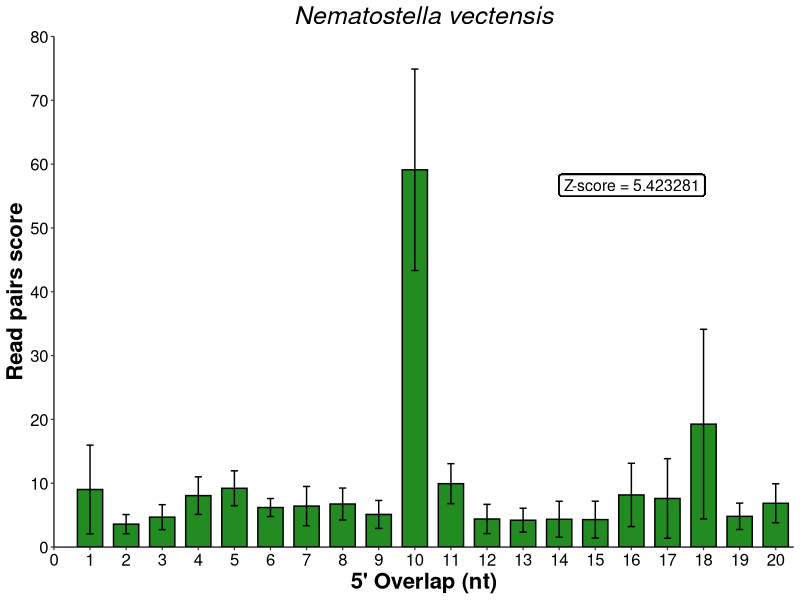
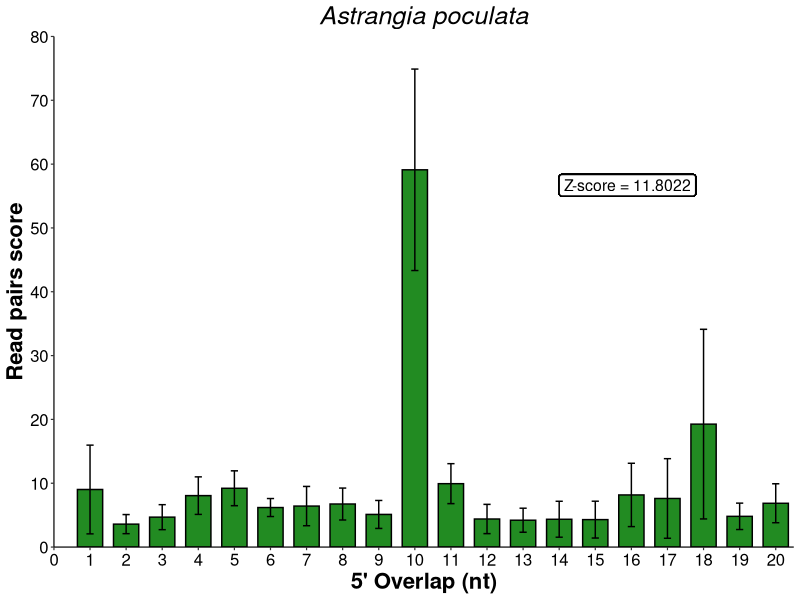
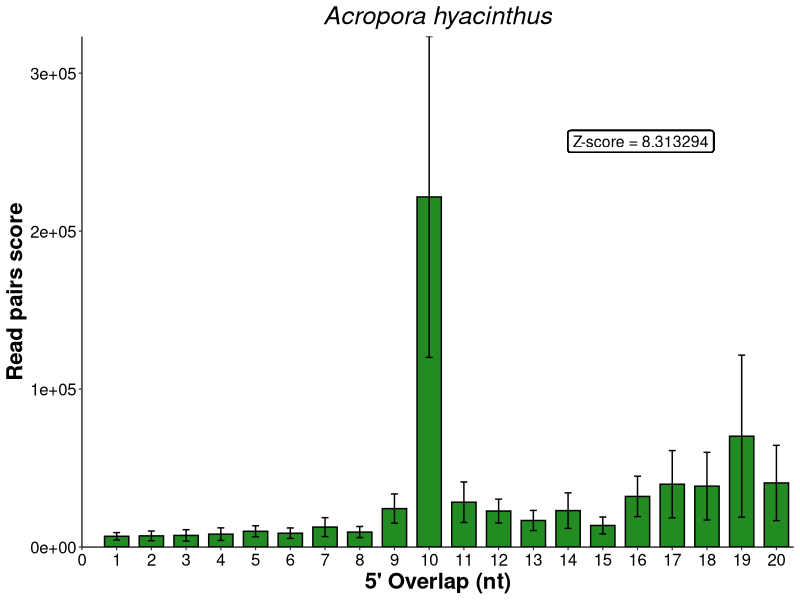
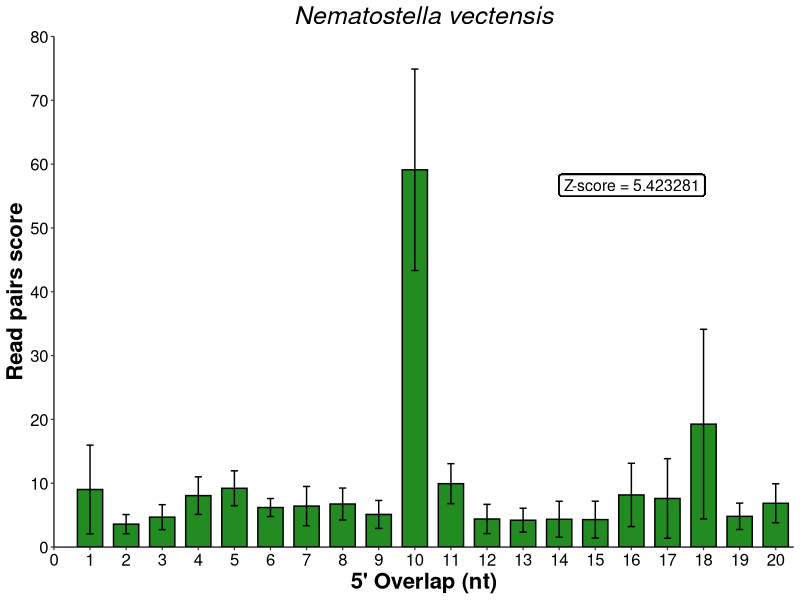
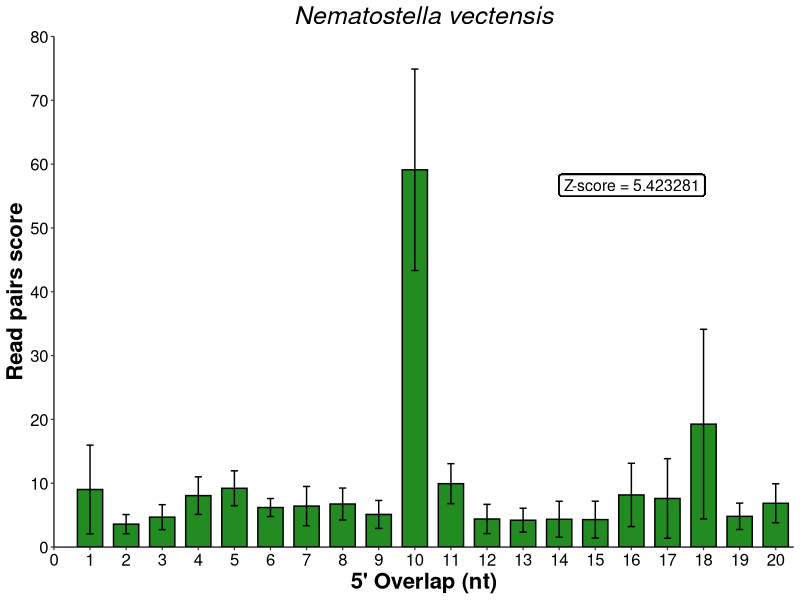
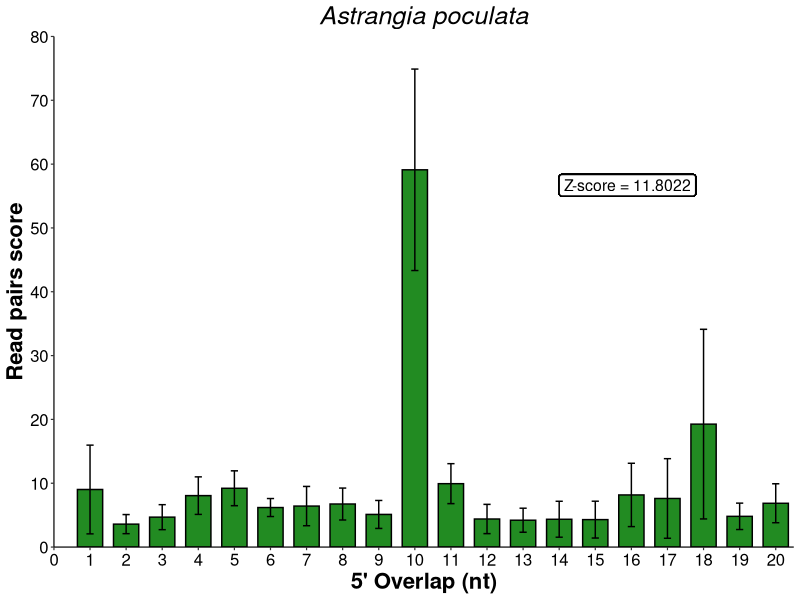
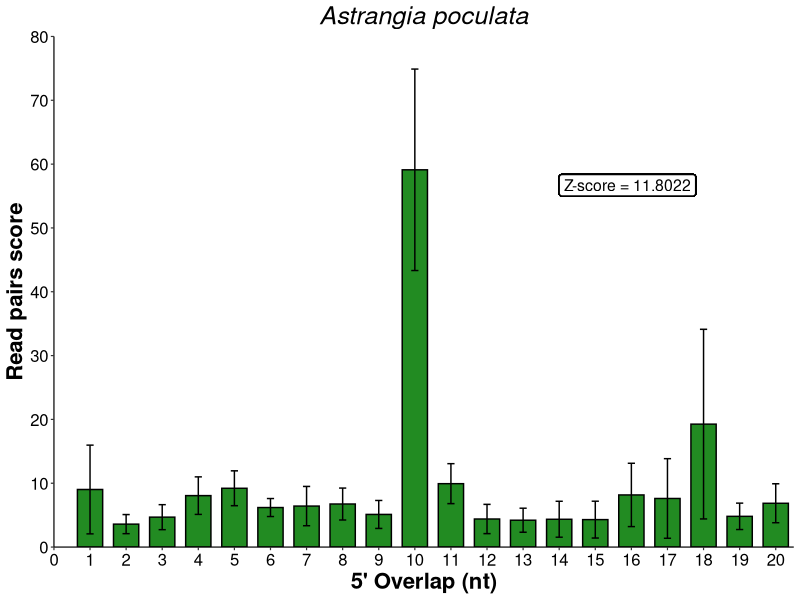
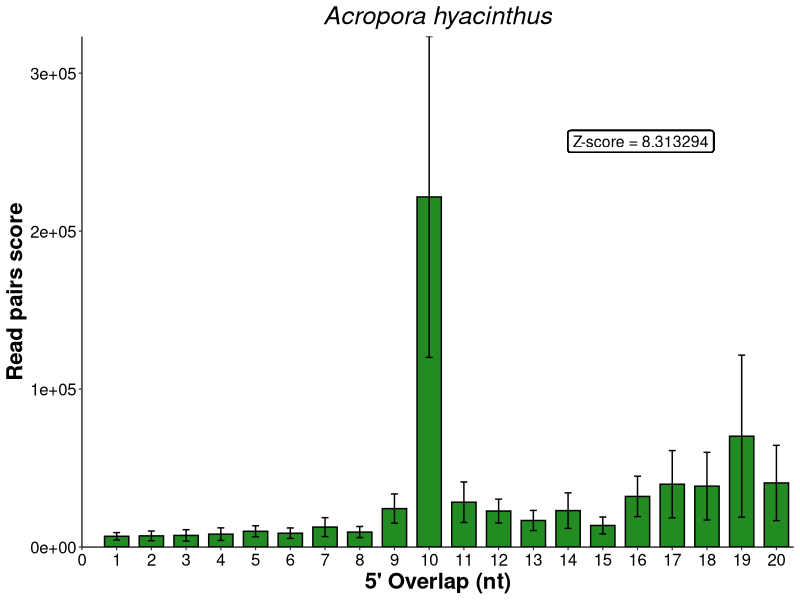

Write R code to recreate these figures, in order.
## ---- chunk 1
knitr::opts_chunk$set(echo = TRUE)

library(tidyverse)
## ---- chunk 2
theme_custom <- theme_classic(base_size = 9) +
  theme(
    text = element_text(family = "sans"),
    axis.text = element_text(color = "black", size = 12),
    axis.title = element_text(size = 16, face = "bold"),
    strip.text = element_text(face = "bold", size = 12),
    plot.title = element_text(face = "italic", size = 18, hjust = 0.5),
    #panel.border = element_rect(color = "grey60", linewidth = 0.4),
    panel.grid.minor = element_blank(),
    #panel.grid.major.x = element_line(color = "grey90", linewidth = 0.3),
    legend.title = element_text(size = 10, face = "bold"),
    legend.text = element_text(size = 10),
    legend.key.size = unit(0.4, "cm"))
    #plot.margin = margin(2,2,2,2))
## ---- chunk 3
pp_nvec <- read.csv("../output/piRNAs/nvec/piRNA_pingpong_nvec.csv")
## ---- chunk 4
summary_data_nvec <- pp_nvec %>%
  group_by(overlap_bp) %>%
  summarise(
    mean_read_pairs = mean(read_pairs, na.rm = TRUE),
    sd_read_pairs = sd(read_pairs, na.rm = TRUE),
    n = sum(!is.na(read_pairs)),  # count non-NA values per group
    sem_read_pairs = sd_read_pairs / sqrt(n))
## ---- chunk 5
summary_data_filt_nvec <- summary_data_nvec %>%
  filter(overlap_bp <= 20)
## ---- chunk 6
zscore_nvec <- mean(
  5.42328080965236, # nvec 1
  8.81178350311666, # nvec 2
  13.099921789492, # nvec 3
  10.001391045776 # nvec 4
)
print(zscore_nvec)
## ---- chunk 7
overlap_plot_nvec <- ggplot(summary_data_filt_nvec, aes(x = overlap_bp, y = mean_read_pairs)) +
  geom_col(fill = "forestgreen", color = "black", width = 0.7) +  # black outline and narrower bars
  geom_errorbar(aes(ymin = mean_read_pairs - sem_read_pairs,
                    ymax = mean_read_pairs + sem_read_pairs),
                width = 0.2) +
  labs(x = "5' Overlap (nt)", y = "Read pairs score", title = "Nematostella vectensis") +
  geom_label(
    aes(x = 14, y = 55, label = "Z-score = 5.423281"),
    fill = "white",       # background color of the box
    color = "black",      # text color
    label.size = 0.5,     # thickness of the box border
    fontface = "plain",
    hjust = 0,
    vjust = 0,
    size = 4) +
  scale_y_continuous(
        expand = c(0, 0),
        breaks = seq(0, 80, by = 10),
        limits = c(0, 80)) +
  scale_x_continuous(
        expand = c(0, 0),
        breaks = seq(0, 20, by = 1),
        limits = c(0, 20.5)) +
  theme_custom; overlap_plot_nvec

ggsave("../output/piRNAs/nvec/ping_pong_10nt_overlap_nvec.pdf",
       overlap_plot_nvec, width = 6, height = 4, units = "in", dpi = 600, bg = "white")
ggsave("../output/piRNAs/nvec/ping_pong_10nt_overlap_nvec.png",
       overlap_plot_nvec, width = 6, height = 4, units = "in", dpi = 600, bg = "white")
## ---- chunk 8
pp_apoc <- read.csv("../output/piRNAs/apoc/piRNA_pingpong_apoc.csv")
## ---- chunk 9
summary_data_apoc <- pp_apoc %>%
  group_by(overlap_bp) %>%
  summarise(
    mean_read_pairs = mean(read_pairs, na.rm = TRUE),
    sd_read_pairs = sd(read_pairs, na.rm = TRUE),
    n = sum(!is.na(read_pairs)),  # count non-NA values per group
    sem_read_pairs = sd_read_pairs / sqrt(n))
## ---- chunk 10
summary_data_filt_apoc <- summary_data_apoc %>%
  filter(overlap_bp <= 20)
## ---- chunk 11
zscore_apoc <- mean(
  11.8021967062251, # apoc 2
  35.5967468197136, # apoc 3
  8.86279373084146 # apoc 4
)
print(zscore_apoc)
## ---- chunk 12
overlap_plot_apoc <- ggplot(summary_data_filt_nvec, aes(x = overlap_bp, y = mean_read_pairs)) +
  geom_col(fill = "forestgreen", color = "black", width = 0.7) +  # black outline and narrower bars
  geom_errorbar(aes(ymin = mean_read_pairs - sem_read_pairs,
                    ymax = mean_read_pairs + sem_read_pairs),
                width = 0.2) +
  labs(x = "5' Overlap (nt)", y = "Read pairs score", title = "Astrangia poculata") +
  geom_label(
    aes(x = 14, y = 55, label = "Z-score = 11.8022"),
    fill = "white",       # background color of the box
    color = "black",      # text color
    label.size = 0.5,     # thickness of the box border
    fontface = "plain",
    hjust = 0,
    vjust = 0,
    size = 4) +
  scale_y_continuous(
        expand = c(0, 0),
        breaks = seq(0, 80, by = 10),
        limits = c(0, 80)) +
  scale_x_continuous(
        expand = c(0, 0),
        breaks = seq(0, 20, by = 1),
        limits = c(0, 20.5)) +
  theme_custom; overlap_plot_apoc

ggsave("../output/piRNAs/apoc/ping_pong_10nt_overlap_apoc.pdf",
       overlap_plot_apoc, width = 6, height = 4, units = "in", dpi = 600, bg = "white")
ggsave("../output/piRNAs/apoc/ping_pong_10nt_overlap_apoc.png",
       overlap_plot_apoc, width = 6, height = 4, units = "in", dpi = 600, bg = "white")
## ---- chunk 13
pp_ahya <- read.csv("../output/piRNAs/ahya/piRNA_pingpong_ahya.csv")
## ---- chunk 14
summary_data_ahya <- pp_ahya %>%
  group_by(overlap_bp) %>%
  summarise(
    mean_read_pairs = mean(read_pairs, na.rm = TRUE),
    sd_read_pairs = sd(read_pairs, na.rm = TRUE),
    n = sum(!is.na(read_pairs)),  # count non-NA values per group
    sem_read_pairs = sd_read_pairs / sqrt(n))
## ---- chunk 15
summary_data_filt_ahya <- summary_data_ahya %>%
  filter(overlap_bp <= 20)
## ---- chunk 16
zscore_ahya <- mean(
  8.31329382842131, # ahya 1
  2.13223121260409, # ahya 2
  30.923292527817, # ahya 3
  7.64386102569554 # ahya 4
)
print(zscore_ahya)
## ---- chunk 17
overlap_plot_ahya <- ggplot(summary_data_filt_ahya, aes(x = overlap_bp, y = mean_read_pairs)) +
  geom_col(fill = "forestgreen", color = "black", width = 0.7) +  # black outline and narrower bars
  geom_errorbar(aes(ymin = mean_read_pairs - sem_read_pairs,
                    ymax = mean_read_pairs + sem_read_pairs),
                width = 0.2) +
  labs(x = "5' Overlap (nt)", y = "Read pairs score", title = "Acropora hyacinthus") +
  geom_label(
    aes(x = 14, y = 250000, label = "Z-score = 8.313294"),
    fill = "white",       # background color of the box
    color = "black",      # text color
    label.size = 0.5,     # thickness of the box border
    fontface = "plain",
    hjust = 0,
    vjust = 0,
    size = 4) +
   scale_y_continuous(
         expand = c(0, 0)) +
  scale_x_continuous(
        expand = c(0, 0),
        breaks = seq(0, 20, by = 1),
        limits = c(0, 20.5)) +
  theme_custom; overlap_plot_ahya

ggsave("../output/piRNAs/ahya/ping_pong_10nt_overlap_ahya.pdf",
       overlap_plot_ahya, width = 6, height = 4, units = "in", dpi = 600, bg = "white")
ggsave("../output/piRNAs/ahya/ping_pong_10nt_overlap_ahya.png",
       overlap_plot_ahya, width = 6, height = 4, units = "in", dpi = 600, bg = "white")
